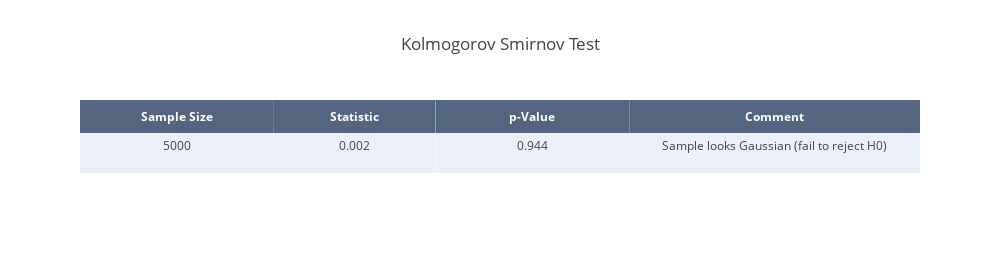

Notebook cell for this chart:
### Markdown cell above
### Kolmogorov Smirnov Test
The Kolmogorov-Smirnov test (KS test) was first derived by Kolmogorov (1933) and later modified by Smirnov (1948). It is a statistical test for the agreement of two probability distributions. More Specifically, it compares the cumulative distribution of the sample data with the expected cumulative normal distribution and bases its P value on the largest discrepancy. The KS test can be modified to serve as a normality test; in this case the samples are standardized and compared to a standard normal distribution.

### Code cell
# Normality test
test = "Kolmogorov Smirnov Test"
stat, p = stats.kstest(np.array(samples_i_t),'norm', alternative = 'greater')

# Round results
stat = round(stat, 3)
p = round(p, 3)

# Interpre results
alpha = 0.05
if p > alpha:
    msg = 'Sample looks Gaussian (fail to reject H0)'
else:
    msg = "Sample does not look Gaussian (reject H0)"

# Create table
result_mat = [len(samples_i_t), stat, p, msg]

trace = go.Table(
    header=dict(values=['<b>Sample Size</b>', '<b>Statistic</b>', '<b>p-Value</b>', '<b>Comment</b>'],
                line = dict(width=0),
                fill = dict(color='rgba(42,63,95,0.8)'),
                align = 'center',
                font = dict(
                    color = '#ffffff',
                    size = 12
                )),
    cells=dict(values=np.array(result_mat).T,
               line = dict(width=0),
               fill = dict(color=[['#EBF0F8', '#ffffff', '#EBF0F8', '#ffffff']]),
               align = 'center',
               height = 40),
    columnwidth=[0.3, 0.25, 0.3, 0.45])
       
data = [trace]

layout = dict(title=test, height=260, width=1000)

ks_table = dict(data=data, layout=layout)

# Plot table
py.offline.iplot(ks_table)

### Figure 1 — Plotly figure (JSON) as saved in the notebook; plotly's stock layout.template omitted (floating-point values rounded to 4 significant figures)
{"data": [{"cells": {"align": "center", "fill": {"color": [["#EBF0F8", "#ffffff", "#EBF0F8", "#ffffff"]]}, "height": 40, "line": {"width": 0}, "values": ["5000", "0.002", "0.944", "Sample looks Gaussian (fail to reject H0)"]}, "columnwidth": [0.3, 0.25, 0.3, 0.45], "header": {"align": "center", "fill": {"color": "rgba(42,63,95,0.8)"}, "font": {"color": "#ffffff", "size": 12}, "line": {"width": 0}, "values": ["<b>Sample Size</b>", "<b>Statistic</b>", "<b>p-Value</b>", "<b>Comment</b>"]}, "type": "table", "uid": "b7729e48-f152-4bb9-b818-ba78166bd4be"}], "layout": {"height": 260, "title": {"text": "Kolmogorov Smirnov Test"}, "width": 1000}}
